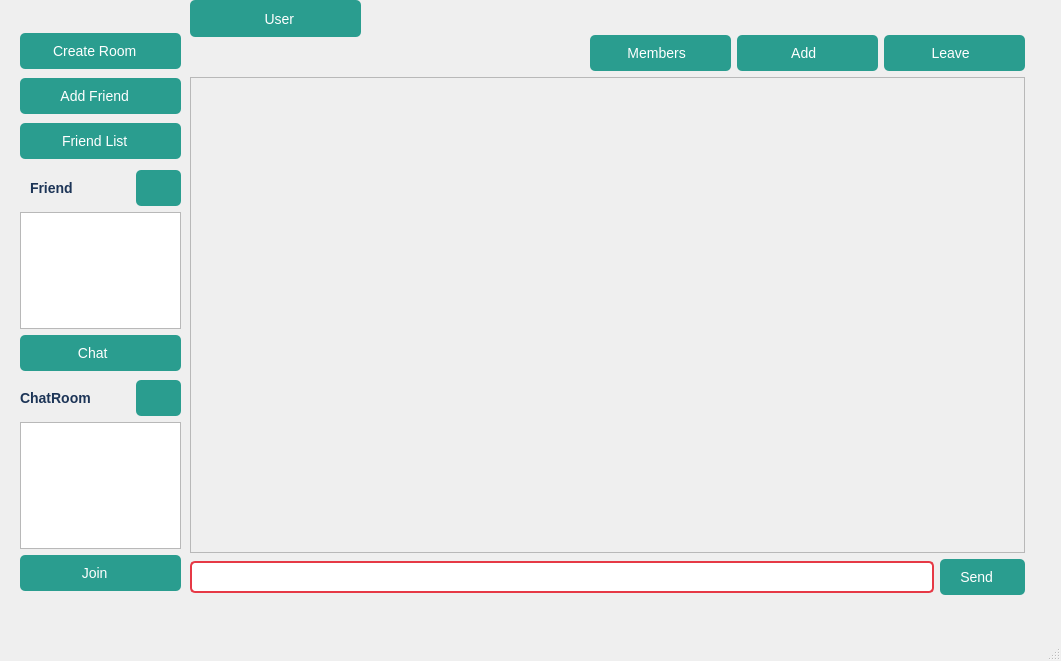
<?xml version="1.0" encoding="UTF-8"?>
<ui version="4.0">
 <class>MainWindow</class>
 <widget class="QMainWindow" name="MainWindow">
  <property name="geometry">
   <rect>
    <x>0</x>
    <y>0</y>
    <width>1061</width>
    <height>661</height>
   </rect>
  </property>
  <property name="windowTitle">
   <string>MainWindow</string>
  </property>
  <property name="styleSheet">
   <string notr="true">QDialog {
		background-color:  qlineargradient(
		spread:pad, x1:0, y1:0 x2:0, y2:0,
		stop: 0 #A3D8F4, stop:1 #E6F7FF
		);
		border: 2px solid #ffffff;
		boder-radius: 10px;
}

QLineEdit {
		border: 2px solid #E63946;
		border-radius: 5px;
		padding: 5px;
		font-size: 14px;
		background-color: #ffffff;
		color: #333333;
}

QLineEdit:forcus {
		border: 2px solid #457B9D;
		background-color: #F1FAEE;
}

QPushButton{
		background-color: #2A9D8F;
		color: white;
		border: none;
		border-radius: 5px;
		padding: 10px 20px;
		font-size: 14px;
}

QPushButton:hover{
background-color: #264653;
}

QPushButton:pressed{
background-color: #1B3B3A;
}

QLabel{
font-size :14px;
color: #1D3557;
font-weight: bold;
}</string>
  </property>
  <widget class="QWidget" name="centralwidget">
   <widget class="QWidget" name="widget" native="true">
    <property name="geometry">
     <rect>
      <x>450</x>
      <y>150</y>
      <width>561</width>
      <height>41</height>
     </rect>
    </property>
   </widget>
   <widget class="QWidget" name="verticalLayoutWidget">
    <property name="geometry">
     <rect>
      <x>190</x>
      <y>30</y>
      <width>835</width>
      <height>571</height>
     </rect>
    </property>
    <layout class="QVBoxLayout" name="verticalLayout">
     <property name="topMargin">
      <number>0</number>
     </property>
     <property name="bottomMargin">
      <number>6</number>
     </property>
     <item>
      <layout class="QHBoxLayout" name="horizontalLayout_3">
       <property name="leftMargin">
        <number>400</number>
       </property>
       <property name="topMargin">
        <number>5</number>
       </property>
       <item>
        <widget class="QPushButton" name="removeRoomUserButton">
         <property name="layoutDirection">
          <enum>Qt::RightToLeft</enum>
         </property>
         <property name="text">
          <string>Members  </string>
         </property>
         <property name="icon">
          <iconset>
           <normalon>:/new/prefix1/group_chat.png</normalon>
          </iconset>
         </property>
         <property name="iconSize">
          <size>
           <width>20</width>
           <height>20</height>
          </size>
         </property>
        </widget>
       </item>
       <item>
        <widget class="QPushButton" name="inviteToRoomButton">
         <property name="layoutDirection">
          <enum>Qt::RightToLeft</enum>
         </property>
         <property name="text">
          <string>Add  </string>
         </property>
         <property name="icon">
          <iconset>
           <normalon>:/new/prefix1/plus.png</normalon>
          </iconset>
         </property>
         <property name="iconSize">
          <size>
           <width>20</width>
           <height>20</height>
          </size>
         </property>
        </widget>
       </item>
       <item>
        <widget class="QPushButton" name="leaveRoomButton">
         <property name="layoutDirection">
          <enum>Qt::RightToLeft</enum>
         </property>
         <property name="text">
          <string>Leave  </string>
         </property>
         <property name="icon">
          <iconset>
           <normalon>:/new/prefix1/leave.png</normalon>
          </iconset>
         </property>
         <property name="iconSize">
          <size>
           <width>20</width>
           <height>20</height>
          </size>
         </property>
        </widget>
       </item>
      </layout>
     </item>
     <item>
      <widget class="QScrollArea" name="scrollArea">
       <property name="styleSheet">
        <string notr="true">QDialog {
		background-color:  qlineargradient(
		spread:pad, x1:0, y1:0 x2:0, y2:0,
		stop: 0 #A3D8F4, stop:1 #E6F7FF
		);
		border: 2px solid #ffffff;
		boder-radius: 10px;
}

QLineEdit {
		border: 2px solid #E63946;
		border-radius: 5px;
		padding: 5px;
		font-size: 14px;
		background-color: #ffffff;
		color: #333333;
}

QLineEdit:forcus {
		border: 2px solid #457B9D;
		background-color: #F1FAEE;
}

QPushButton{
		background-color: #2A9D8F;
		color: white;
		border: none;
		padding: 10px 20px;
		font-size: 14px;
}

QPushButton:hover{
background-color: #264653;
}

QPushButton:pressed{
background-color: #1B3B3A;
}

QLabel{
font-size :14px;
color: #1D3557;
font-weight: bold;
}</string>
       </property>
       <property name="widgetResizable">
        <bool>true</bool>
       </property>
       <widget class="QWidget" name="scrollAreaWidgetContents">
        <property name="geometry">
         <rect>
          <x>0</x>
          <y>0</y>
          <width>831</width>
          <height>465</height>
         </rect>
        </property>
        <widget class="QWidget" name="verticalLayoutWidget_4">
         <property name="geometry">
          <rect>
           <x>0</x>
           <y>0</y>
           <width>91</width>
           <height>41</height>
          </rect>
         </property>
         <layout class="QVBoxLayout" name="notificationsLayout"/>
        </widget>
        <widget class="QWidget" name="verticalLayoutWidget_6">
         <property name="geometry">
          <rect>
           <x>0</x>
           <y>40</y>
           <width>160</width>
           <height>80</height>
          </rect>
         </property>
         <layout class="QVBoxLayout" name="chatLayout"/>
        </widget>
       </widget>
      </widget>
     </item>
     <item>
      <layout class="QHBoxLayout" name="horizontalLayout">
       <item>
        <widget class="QLineEdit" name="messageEdit"/>
       </item>
       <item>
        <widget class="QPushButton" name="sendButton">
         <property name="layoutDirection">
          <enum>Qt::RightToLeft</enum>
         </property>
         <property name="text">
          <string>Send   </string>
         </property>
         <property name="icon">
          <iconset>
           <normalon>:/new/prefix1/send.png</normalon>
          </iconset>
         </property>
        </widget>
       </item>
      </layout>
     </item>
    </layout>
   </widget>
   <widget class="QWidget" name="verticalLayoutWidget_2">
    <property name="geometry">
     <rect>
      <x>20</x>
      <y>170</y>
      <width>161</width>
      <height>201</height>
     </rect>
    </property>
    <layout class="QVBoxLayout" name="verticalLayout_2">
     <item>
      <layout class="QHBoxLayout" name="horizontalLayout_2">
       <property name="leftMargin">
        <number>10</number>
       </property>
       <item>
        <widget class="QLabel" name="label_2">
         <property name="text">
          <string>Friend</string>
         </property>
        </widget>
       </item>
       <item>
        <widget class="QPushButton" name="reloadButton">
         <property name="maximumSize">
          <size>
           <width>45</width>
           <height>16777215</height>
          </size>
         </property>
         <property name="text">
          <string/>
         </property>
         <property name="icon">
          <iconset>
           <normalon>:/new/prefix1/refresh_icon.png</normalon>
          </iconset>
         </property>
         <property name="iconSize">
          <size>
           <width>16</width>
           <height>16</height>
          </size>
         </property>
        </widget>
       </item>
      </layout>
     </item>
     <item>
      <widget class="QListWidget" name="onlineUsersList"/>
     </item>
     <item>
      <widget class="QPushButton" name="requestChat11">
       <property name="layoutDirection">
        <enum>Qt::RightToLeft</enum>
       </property>
       <property name="text">
        <string>Chat    </string>
       </property>
       <property name="icon">
        <iconset>
         <normalon>:/new/prefix1/chat.png</normalon>
        </iconset>
       </property>
      </widget>
     </item>
    </layout>
   </widget>
   <widget class="QWidget" name="verticalLayoutWidget_3">
    <property name="geometry">
     <rect>
      <x>20</x>
      <y>30</y>
      <width>161</width>
      <height>134</height>
     </rect>
    </property>
    <layout class="QVBoxLayout" name="verticalLayout_3">
     <item>
      <widget class="QPushButton" name="createRoomButton">
       <property name="layoutDirection">
        <enum>Qt::RightToLeft</enum>
       </property>
       <property name="text">
        <string>Create Room   </string>
       </property>
       <property name="icon">
        <iconset>
         <normalon>:/new/prefix1/add_group.png</normalon>
        </iconset>
       </property>
       <property name="iconSize">
        <size>
         <width>20</width>
         <height>20</height>
        </size>
       </property>
      </widget>
     </item>
     <item>
      <widget class="QPushButton" name="friendRequestButton">
       <property name="layoutDirection">
        <enum>Qt::RightToLeft</enum>
       </property>
       <property name="text">
        <string>Add Friend   </string>
       </property>
       <property name="icon">
        <iconset>
         <normalon>:/new/prefix1/add_friend_icon.png</normalon>
        </iconset>
       </property>
       <property name="iconSize">
        <size>
         <width>20</width>
         <height>20</height>
        </size>
       </property>
       <property name="checkable">
        <bool>false</bool>
       </property>
       <property name="autoRepeat">
        <bool>false</bool>
       </property>
       <property name="autoExclusive">
        <bool>false</bool>
       </property>
       <property name="autoDefault">
        <bool>false</bool>
       </property>
      </widget>
     </item>
     <item>
      <widget class="QPushButton" name="friendListButton">
       <property name="layoutDirection">
        <enum>Qt::RightToLeft</enum>
       </property>
       <property name="text">
        <string>Friend List   </string>
       </property>
       <property name="icon">
        <iconset>
         <normalon>:/new/prefix1/friend_list.png</normalon>
        </iconset>
       </property>
       <property name="iconSize">
        <size>
         <width>20</width>
         <height>20</height>
        </size>
       </property>
      </widget>
     </item>
    </layout>
   </widget>
   <widget class="QWidget" name="verticalLayoutWidget_5">
    <property name="geometry">
     <rect>
      <x>20</x>
      <y>380</y>
      <width>161</width>
      <height>211</height>
     </rect>
    </property>
    <layout class="QVBoxLayout" name="verticalLayout_4">
     <property name="bottomMargin">
      <number>0</number>
     </property>
     <item>
      <layout class="QHBoxLayout" name="horizontalLayout_5">
       <item>
        <widget class="QLabel" name="label_3">
         <property name="text">
          <string>ChatRoom</string>
         </property>
        </widget>
       </item>
       <item>
        <widget class="QPushButton" name="reloadButton_2">
         <property name="maximumSize">
          <size>
           <width>45</width>
           <height>16777215</height>
          </size>
         </property>
         <property name="autoFillBackground">
          <bool>false</bool>
         </property>
         <property name="text">
          <string/>
         </property>
         <property name="icon">
          <iconset>
           <normalon>:/new/prefix1/refresh_icon.png</normalon>
          </iconset>
         </property>
        </widget>
       </item>
      </layout>
     </item>
     <item>
      <widget class="QListWidget" name="chatRoomsList"/>
     </item>
     <item>
      <widget class="QPushButton" name="joinRoomButton">
       <property name="layoutDirection">
        <enum>Qt::RightToLeft</enum>
       </property>
       <property name="text">
        <string>Join   </string>
       </property>
       <property name="icon">
        <iconset>
         <normalon>:/new/prefix1/join.png</normalon>
        </iconset>
       </property>
      </widget>
     </item>
    </layout>
   </widget>
   <widget class="QPushButton" name="removeRoomUserButton_2">
    <property name="geometry">
     <rect>
      <x>190</x>
      <y>0</y>
      <width>171</width>
      <height>37</height>
     </rect>
    </property>
    <property name="layoutDirection">
     <enum>Qt::LeftToRight</enum>
    </property>
    <property name="text">
     <string>  User</string>
    </property>
    <property name="icon">
     <iconset>
      <normalon>:/new/prefix1/user.png</normalon>
     </iconset>
    </property>
   </widget>
   <widget class="QLabel" name="userName">
    <property name="geometry">
     <rect>
      <x>316</x>
      <y>10</y>
      <width>41</width>
      <height>20</height>
     </rect>
    </property>
    <property name="text">
     <string/>
    </property>
   </widget>
  </widget>
  <widget class="QMenuBar" name="menubar">
   <property name="geometry">
    <rect>
     <x>0</x>
     <y>0</y>
     <width>1061</width>
     <height>22</height>
    </rect>
   </property>
  </widget>
  <widget class="QStatusBar" name="statusBar"/>
 </widget>
 <resources/>
 <connections/>
</ui>
